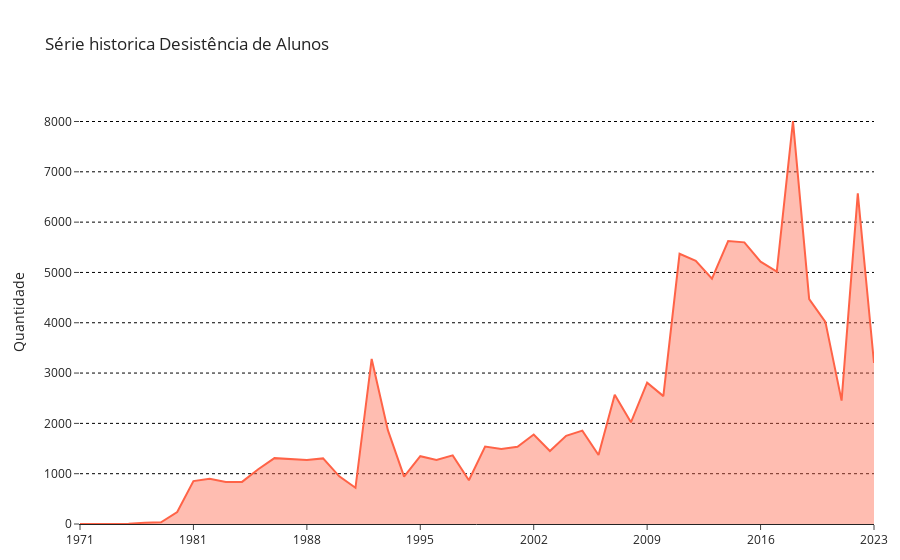

This figure's notebook cell:
### Code cell
SerieHistoricaDesistenciasPlot(data1).show()

### Figure 1 — Plotly figure (JSON) as saved in the notebook; plotly's stock layout.template omitted (floating-point values rounded to 4 significant figures)
{"data": [{"fill": "tozeroy", "fillcolor": "rgba(255, 99, 71, 0.422)", "hovertemplate": "<extra></extra><b>Ano:%{x}<b><br>Desistencias:%{y}<br><extra></extra>", "marker": {"color": "tomato"}, "type": "scatter", "x": ["1971", "1972", "1974", "1977", "1978", "1979", "1980", "1981", "1982", "1983", "1984", "1985", "1986", "1987", "1988", "1989", "1990", "1991", "1992", "1993", "1994", "1995", "1996", "1997", "1998", "1999", "2000", "2001", "2002", "2003", "2004", "2005", "2006", "2007", "2008", "2009", "2010", "2011", "2012", "2013", "2014", "2015", "2016", "2017", "2018", "2019", "2020", "2021", "2022", "2023"], "y": [1, 2, 1, 3, 27, 33, 239, 852, 898, 833, 837, 1089, 1309, 1289, 1272, 1304, 948, 720, 3280, 1865, 941, 1348, 1271, 1364, 869, 1539, 1493, 1536, 1779, 1450, 1752, 1855, 1371, 2568, 2021, 2810, 2542, 5370, 5229, 4876, 5624, 5598, 5214, 5018, 8006, 4471, 4018, 2452, 6571, 3202]}], "layout": {"hovermode": "x unified", "margin": {"b": 20, "r": 20}, "title": {"text": "Série historica Desistência de Alunos"}, "xaxis": {"nticks": 7}, "yaxis": {"gridcolor": "black", "griddash": "dot", "gridwidth": 1, "linecolor": "white", "showgrid": true, "title": {"text": "Quantidade"}}}}
